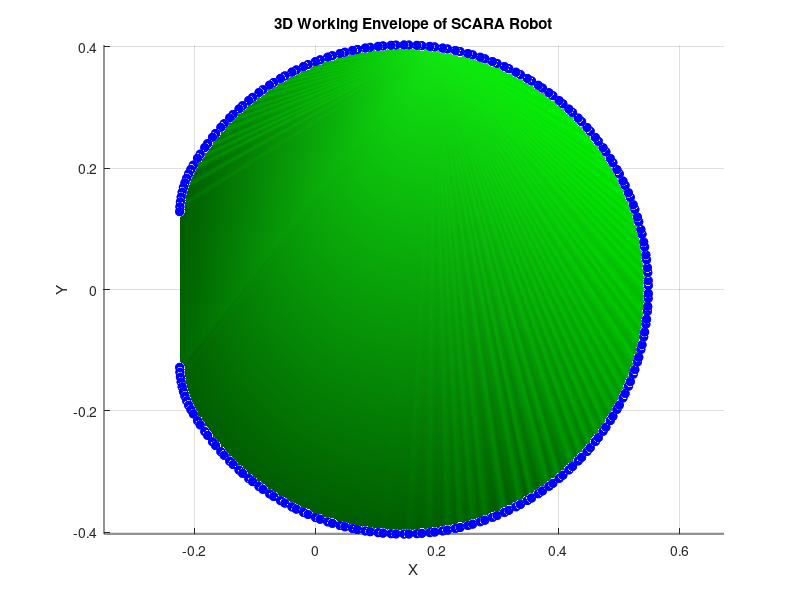

Reproduce this figure in MATLAB.
function envelop()
    a1 = 0.14553;
    a2 = 0.250;
    a3 = 0.15275;
    h1 = 0.059;
    d3 = 0.086;
    d4 = 0.114;

    Q1 = linspace(0, 0.195, 50);
    Q2 = linspace(-150, 150, 100) * pi / 180;  % Convert to radians
    Q3 = linspace(-150, 150, 100) * pi / 180;  % Convert to radians

    % Preallocate arrays for the coordinates
    num_points = length(Q1) * length(Q2) * length(Q3);
    x = zeros(num_points, 1);
    y = zeros(num_points, 1);
    z = zeros(num_points, 1);

    % Index for preallocated arrays
    idx = 1;

    % Iterate over Q1, Q2, and Q3
    for i = 1:length(Q1)
        for j = 1:length(Q2)
            for k = 1:length(Q3)
                % Calculate x, y, z for each combination of Q1, Q2, and Q3
                x(idx) = a1 + a2 * cos(Q2(j)) + a3 * cos(Q2(j) + Q3(k));
                y(idx) = -a2 * sin(Q2(j)) - a3 * sin(Q2(j) + Q3(k));
                z(idx) = Q1(i) - d3 - d4 + h1;

                % Increment index
                idx = idx + 1;
            end
        end
    end

    % Calculate the convex hull
    K = convhull(x, y, z);

    % Get the points on the convex hull
    hull_points = unique(K);

    % Extract the coordinates of the hull points
    x_hull = x(hull_points);
    y_hull = y(hull_points);
    z_hull = z(hull_points);

    % Create a figure for 3D plot
    figure;
    hold on;

    % Plot the convex hull points
    plot3(x_hull, y_hull, z_hull, 'bo', 'MarkerFaceColor', 'b');

    % Plot the convex hull as a surface for better visualization
    trisurf(K, x, y, z, 'FaceColor', 'green', 'FaceAlpha', 0.3, 'EdgeColor', 'none');

    % Set axis labels
    xlabel('X');
    ylabel('Y');
    zlabel('Z');

    % Set the title
    title('3D Working Envelope of SCARA Robot');

    % Enable grid
    grid on;

    % Hold off to stop adding to the current plot
    hold off;

    % Improve visualization
    camlight;
    lighting gouraud;
    axis equal;
end
